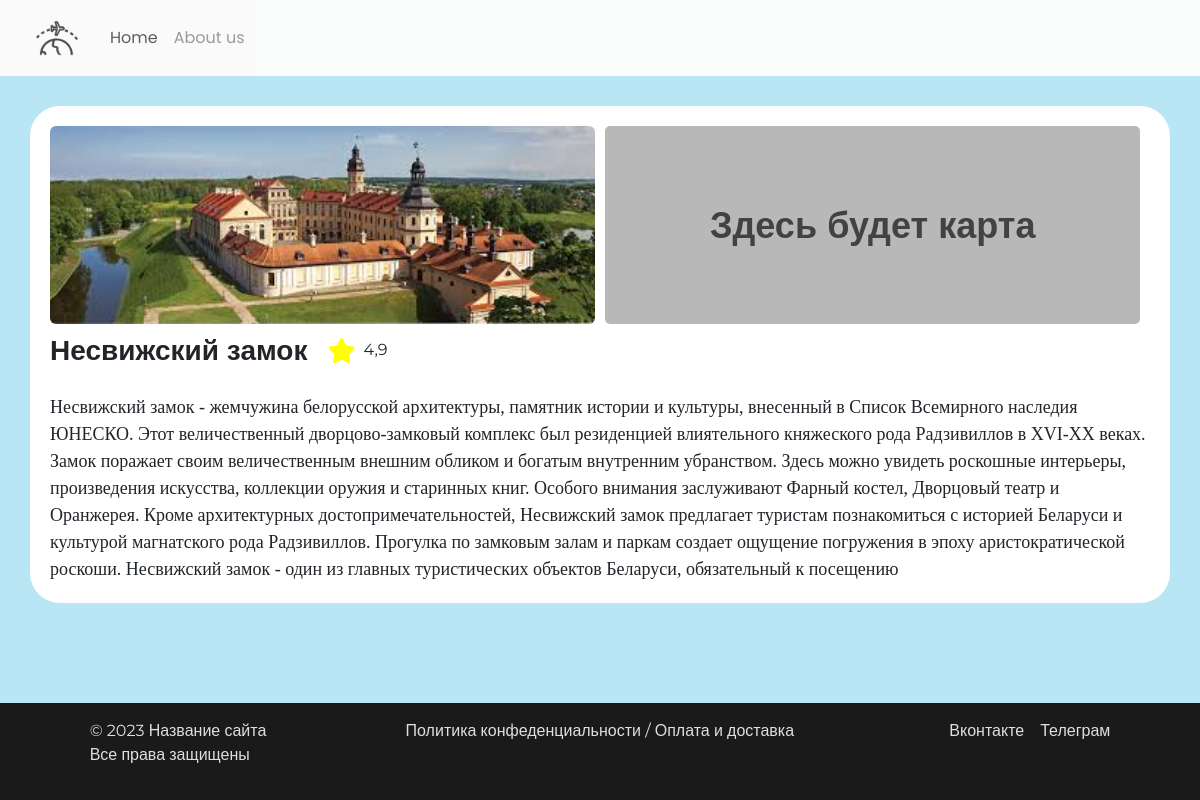
Page /tours/tour/4 on the committed database.
### main/models.py (models this page shows, shortened)
class Tour(models.Model):
    name = models.CharField(max_length=150)
    short_desc = models.TextField()
    full_desc = models.TextField()
    image_name = models.CharField(max_length=100)
    rating = models.FloatField()
    views = models.IntegerField()
    country = models.ForeignKey(Country, on_delete = models.CASCADE)
    category = models.ManyToManyField(Category)

### main/views.py (the view)
# urls.py: path('tours/tour/<int:pk>', views.TourDetailView.as_view(), name='tour'),
class TourDetailView(DetailView):
    model = Tour
    template_name = 'tour.html'
    context_object_name = 'tour'

### main/templates/tour.html (shortened to what this page needs)
{% extends "base.html" %}
{% load static %}
{% block style %}
    <link rel="stylesheet" href="{% static "/styles/tour.css" %}">
{% endblock %}
{% block content %}
<main>
<div class="cont h-auto">
    <div class="top d-flex info row">
        <div class="img_block col-lg-12">
            <img src="{% static "/img/tour/" %}{{tour.image_name}}.jpg" class="img-fluid rounded">
            <div class="map">
                <p>Здесь будет карта </p>
            </div>
        </div>
        <div class="title col-lg-12">
            <h3 class="fw-bold">{{tour.name}}</h3>
            <div style="display: flex;">
                <i class="fa-solid fa-star me-2" style="color: yellow; font-size: 25px;"></i>
                <p>{{tour.rating}}</p>
            </div>
        </div>
    </div>
    <div class="desc mt-3" style="font-family: Comic Sans MS;">{{tour.full_desc}}</div>
</div>
</main>
{% endblock %}

### main/static/styles/style.css (style rules this page uses)
html, body { width: 100%; height: 100%; box-sizing: border-box; }
main { padding: 30px; padding-bottom: 100px; background-color: rgb(185, 230, 245); font-family: "Montserrat", sans-serif; }
main .cont { width: 100%; height: 700px; background-color: white; border-radius: 30px; padding: 20px; }

### main/static/styles/tour.css (style rules this page uses)
.info { display: flex; flex-direction: column; }
.img_block { display: flex; }
.img_block .map { background-color: rgb(184, 184, 184); margin: 0 10px; width: 49%; display: flex; justify-content: center; border-radius: 5px; }
.img_block .map p { font-weight: bold; color: rgb(66, 66, 66); font-size: 36px; margin: auto; }
.img_block img { width: 50%; }
.title { display: flex; align-items: baseline; margin-top: 10px; }
.title h3 { margin-right: 20px; }
.desc { font-size: 18px; }

### rows in the picture
Tour: image_name (picture), name "Несвижский замок", rating "4,9", full_desc "Несвижский замок - жемчужина белорусской архитектуры, памятник истории и культуры, внесенный в Список Всемирного наследия ЮНЕСКО. Этот величественный дворцово-замковый комплекс был резиденцией влиятельного княжеского рода Радзивиллов в XVI-XX веках. Замок поражает своим величественным внешним обликом и богатым внутренним убранством. Здесь можно увидеть роскошные интерьеры, произведения искусства, коллекции оружия и старинных книг. Особого внимания заслуживают Фарный костел, Дворцовый театр и Оранжерея. Кроме архитектурных достопримечательностей, Несвижский замок предлагает туристам познакомиться с историей Беларуси и культурой магнатского рода Радзивиллов. Прогулка по замковым залам и…"
